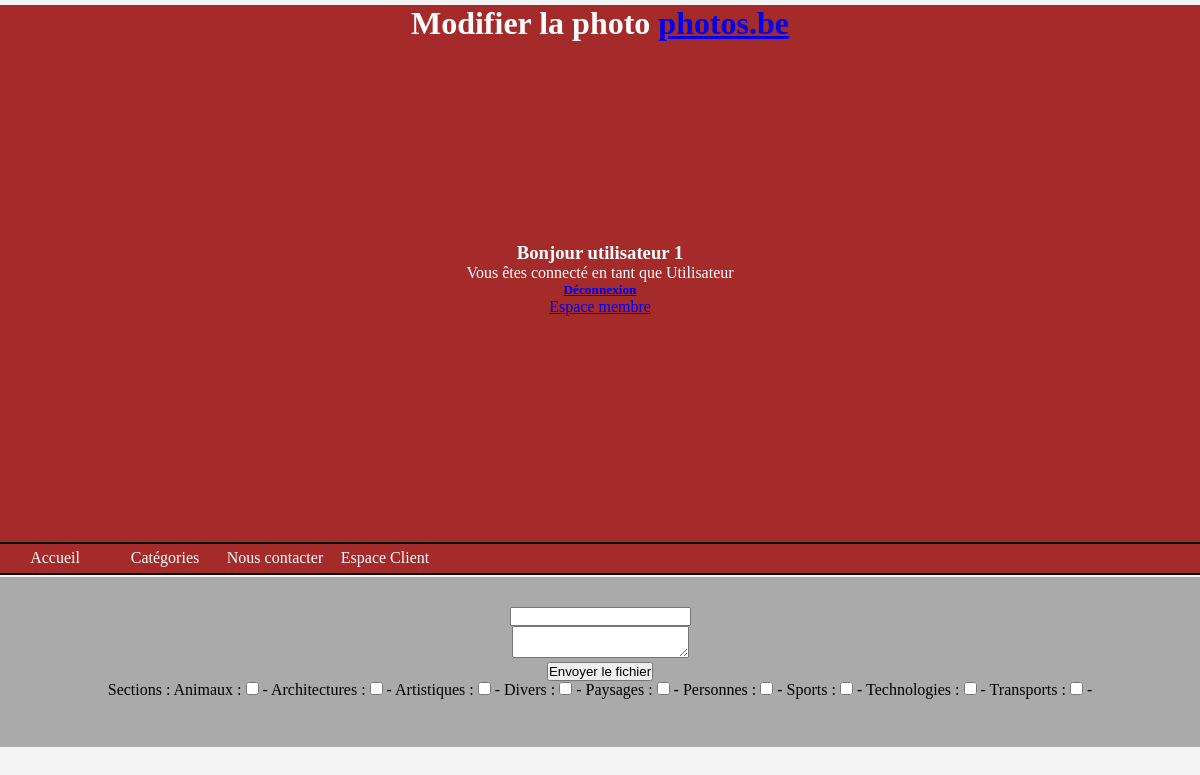
Screenshot of /modif.php?id=154 (signed in) with the database file from the repository.
### tables this page shows
CREATE TABLE IF NOT EXISTS `rubriques` (
  `id` int(10) unsigned NOT NULL AUTO_INCREMENT,
  `lintitule` varchar(60) DEFAULT NULL,
  PRIMARY KEY (`id`)
);

### modif.php (the view, shortened to what this page needs)
<?php
require_once 'connect.php';
require_once 'fonctions.php';
if(isset($_GET['id'])&&  ctype_digit($_GET['id'])){
    $idphoto = $_GET['id'];
}else{
   header("location: client.php");
}
$sql = "SELECT p.*, GROUP_CONCAT(r.id) AS idrub, GROUP_CONCAT(r.lintitule SEPARATOR '|||' ) AS lintitule
    FROM photo p
	LEFT JOIN photo_has_rubriques h ON h.photo_id = p.id
    LEFT JOIN rubriques r ON h.rubriques_id = r.id
        WHERE p.utilisateur_id = ".$_SESSION['id']."
            AND p.id = $idphoto
        GROUP BY p.id
        ORDER BY p.id DESC;
    ";
$recup_sql = mysqli_query($mysqli,$sql) or die(mysqli_error($mysqli));
$recup_photo = mysqli_fetch_assoc($recup_sql);
$sql="SELECT * FROM rubriques ORDER BY lintitule ASC;";
$recup_section = mysqli_query($mysqli, $sql);
?>
<!DOCTYPE html>
<html>
    <head>
        <link rel="stylesheet" type="text/css" href="style.css">
    </head>
    <body>
         <div id="content">
             <div id="haut"><h1>Modifier la photo <a href="./">photos.be</a></h1>
                <div id="connect"><?php
                        echo "<h3>Bonjour ".$_SESSION['lenom'].'</h3>';
                        echo "<p>Vous êtes connecté en tant que <span title=''>".$_SESSION['nom_perm']."</span></p>";
                        echo "<h5><a href='deconnect.php'>Déconnexion</a></h5>";
                        switch($_SESSION['laperm']){
                            default :
                                echo "<a href='client.php'>Espace membre</a>";
                        }?></div>
                 <nav id="menu">
        <ul>
             <li><a href="index.php">Accueil</a></li>
             <li><a>Catégories</a>
 </li>
            <li><a href="contact.php">Nous contacter</a></li>
            <li><a href="client.php">Espace Client</a></li>
       </ul>
</nav>
            </div>
             <div id="milieu">
                 <div id="formulaire">
                <form action="" method="POST" name="onposte">
                    <input type="text" name="letitre" value="<?php echo $recup_photo['letitre'] ?>" required /><br/>
                    <textarea name="ladesc"><?php echo $recup_photo['ladesc'] ?></textarea><br/>
                    <input type="submit" value="Envoyer le fichier" /><br/>
                    Sections : <?php
                    $recup_sect_img = explode(',',$recup_photo['idrub']);
                    while($ligne = mysqli_fetch_assoc($recup_section)){
                        if(in_array($ligne['id'], $recup_sect_img)){
                            $coche = "checked";
                        }else{
                            $coche = "";
                        }
                        echo $ligne['lintitule']." : <input type='checkbox' name='section[]' value='".$ligne['id']."' $coche > - ";
                    }
                    echo "<br/><img src='".CHEMIN_RACINE.$dossier_mini.$recup_photo['lenom'].".jpg' alt='' />";
                    ?>
                </form>
            </div>
    </body>
</html>

### style.css (style rules this page uses)
* { margin: 0; padding : 0; }
body { background-color: #F4F4F4; }
#menu ul { margin:0; padding:0; list-style-type:none; text-align:center; }
#menu li { float:left; margin:auto; padding:0; background-color:brown; }
#menu li a { display:block; width:100px; color:white; text-decoration:none; padding:5px; }
#haut { width : 100%; min-height: 148px; margin-left: auto; margin-right: auto; text-align: center; margin-top:5px; background-color: brown; color:white; }
nav { border-top: 2px solid black; border-bottom: 2px solid black; height: 29px; background-color:brown; }
#formulaire { text-align:center; margin-top: 2px; background-color:#AAAAAA; padding-top:30px; padding-bottom: 30px; }
li { color: white; }
#connect { width : 500px; height: 300px; margin-left: auto; margin-right: auto; margin-top: 200px; }

### rows the page displays
rubriques: lintitule "Animaux"
rubriques: lintitule "Architectures"
rubriques: lintitule "Artistiques"
rubriques: lintitule "Divers"
rubriques: lintitule "Paysages"
rubriques: lintitule "Personnes"
rubriques: lintitule "Sports"
rubriques: lintitule "Technologies"
rubriques: lintitule "Transports"

### other values shown
$_SESSION['lenom'] "utilisateur 1"
$_SESSION['nom_perm'] "Utilisateur"
